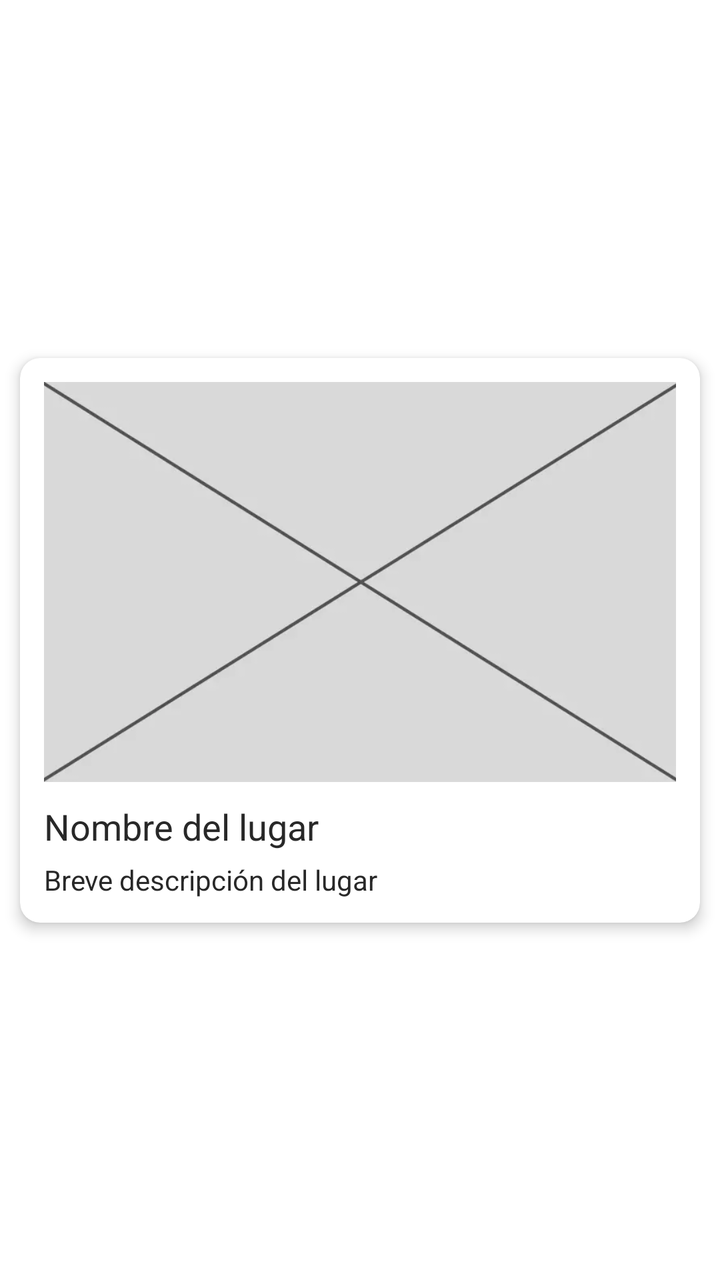
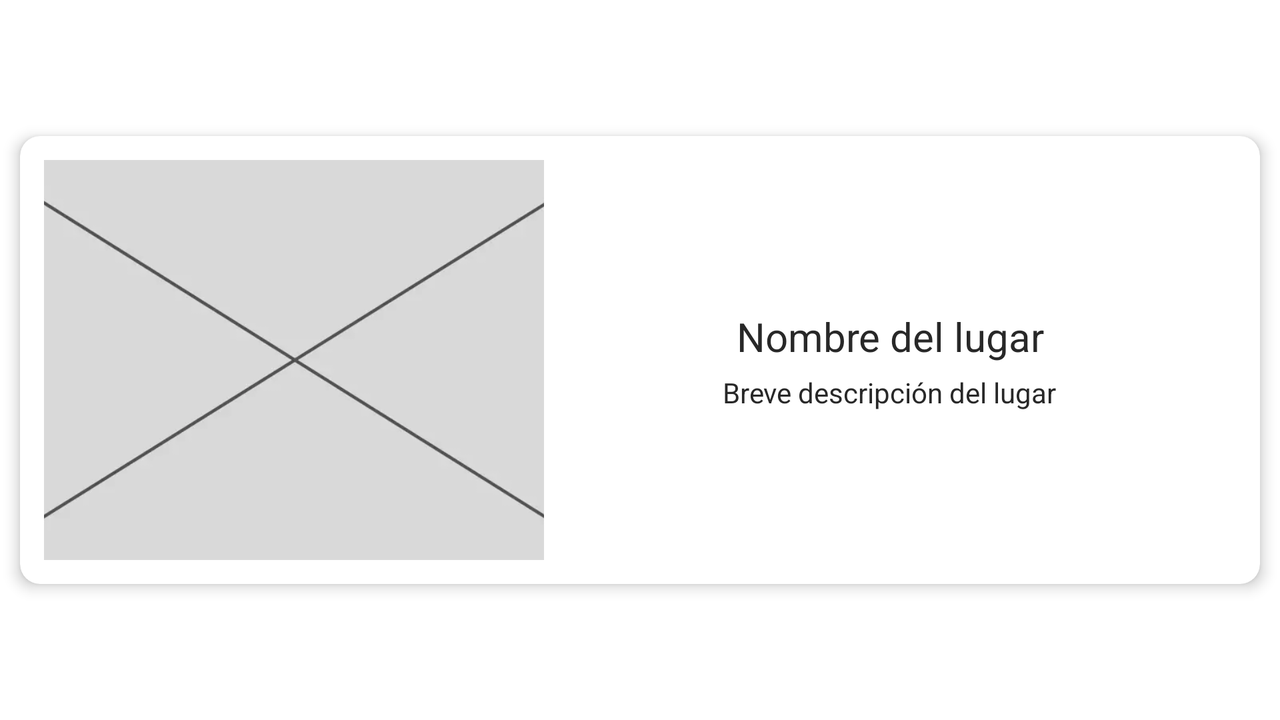

First picture: res/layout/ on a phone held upright. Second picture: the repository's own variant of that layout, on a device whose configuration matches the variant's folder. Source for both follows.
<!-- AndroidManifest.xml: application theme Theme.Turisteo -->
<!-- res/layout/card_place.xml -->
<?xml version="1.0" encoding="utf-8"?>
<androidx.constraintlayout.widget.ConstraintLayout
    xmlns:android="http://schemas.android.com/apk/res/android"
    xmlns:app="http://schemas.android.com/apk/res-auto"
    xmlns:tools="http://schemas.android.com/tools"
    android:layout_width="match_parent"
    android:layout_height="match_parent">

    <androidx.cardview.widget.CardView
        android:id="@+id/idCard"
        android:layout_width="match_parent"
        android:layout_height="wrap_content"
        android:layout_margin="10dp"
        app:cardCornerRadius="10dp"
        app:cardElevation="4dp"
        app:layout_constraintBottom_toBottomOf="parent"
        app:layout_constraintEnd_toEndOf="parent"
        app:layout_constraintStart_toStartOf="parent"
        app:layout_constraintTop_toTopOf="parent">

        <androidx.constraintlayout.widget.ConstraintLayout
            android:id="@+id/container"
            android:layout_width="match_parent"
            android:layout_height="match_parent"
            android:padding="12dp">

            <ImageView
                android:id="@+id/image"
                android:layout_width="match_parent"
                android:layout_height="200dp"
                android:scaleType="centerCrop"
                android:src="@drawable/img_bg"
                app:layout_constraintEnd_toStartOf="parent"
                app:layout_constraintStart_toEndOf="parent"
                app:layout_constraintTop_toTopOf="parent" />

            <TextView
                android:id="@+id/tv_name"
                android:layout_width="match_parent"
                android:layout_height="wrap_content"
                android:layout_marginTop="10dp"
                android:text="Nombre del lugar"
                android:textColor="@color/black"
                android:textSize="18sp"
                app:layout_constraintEnd_toStartOf="parent"
                app:layout_constraintStart_toEndOf="parent"
                app:layout_constraintTop_toBottomOf="@+id/image" />

            <TextView
                android:id="@+id/tv_description"
                android:layout_width="match_parent"
                android:layout_height="wrap_content"
                android:layout_marginTop="5dp"
                android:text="Breve descripción del lugar"
                android:textColor="@color/black"
                app:layout_constraintEnd_toStartOf="parent"
                app:layout_constraintStart_toEndOf="parent"
                app:layout_constraintTop_toBottomOf="@+id/tv_name" />

        </androidx.constraintlayout.widget.ConstraintLayout>

    </androidx.cardview.widget.CardView>

</androidx.constraintlayout.widget.ConstraintLayout>
<!-- resources referenced by this layout -->
<resources>
  <color name="black">#282828</color>
  <!-- drawable img_bg: webp bitmap (drawable-v24, 5444 bytes) -->
  <style name="Theme.Turisteo" parent="Theme.MaterialComponents.DayNight.NoActionBar">
          
          <item name="colorPrimary">@color/primary</item>
          <item name="colorSecondary">@color/secondary</item>
          <item name="colorOnPrimary">@color/white</item>
  
          
          <item name="android:statusBarColor" tools:targetApi="l">?attr/colorSecondary</item>
  
          
          <item name="android:windowContentTransitions">true</item>
      </style>
  <color name="primary">#F65F2F</color>
  <color name="secondary">#E34513</color>
  <color name="white">#FAFAFA</color>
</resources>
<!-- res/layout-land/card_place.xml (the author's variant of the layout above) -->
<!-- drawn on the phone turned sideways -->
<?xml version="1.0" encoding="utf-8"?>
<androidx.constraintlayout.widget.ConstraintLayout
    xmlns:android="http://schemas.android.com/apk/res/android"
    xmlns:app="http://schemas.android.com/apk/res-auto"
    xmlns:tools="http://schemas.android.com/tools"
    android:layout_width="match_parent"
    android:layout_height="match_parent">

    <androidx.cardview.widget.CardView
        android:id="@+id/idCard"
        android:layout_width="match_parent"
        android:layout_height="wrap_content"
        android:layout_margin="10dp"
        app:cardCornerRadius="10dp"
        app:cardElevation="4dp"
        app:layout_constraintBottom_toBottomOf="parent"
        app:layout_constraintEnd_toEndOf="parent"
        app:layout_constraintStart_toStartOf="parent"
        app:layout_constraintTop_toTopOf="parent">

        <androidx.constraintlayout.widget.ConstraintLayout
            android:id="@+id/container"
            android:layout_width="match_parent"
            android:layout_height="match_parent"
            android:padding="12dp">

            <ImageView
                android:id="@+id/image"
                android:layout_width="250dp"
                android:layout_height="200dp"
                android:scaleType="centerCrop"
                android:src="@drawable/img_bg"
                app:layout_constraintStart_toStartOf="parent"
                app:layout_constraintTop_toTopOf="parent"
                app:layout_constraintBottom_toBottomOf="parent"/>

            <LinearLayout
                android:layout_width="0dp"
                android:layout_height="match_parent"
                android:gravity="center"
                android:orientation="vertical"
                android:paddingHorizontal="20dp"
                app:layout_constraintBottom_toBottomOf="parent"
                app:layout_constraintEnd_toEndOf="parent"
                app:layout_constraintStart_toEndOf="@+id/image"
                app:layout_constraintTop_toTopOf="parent">

                <TextView
                    android:id="@+id/tv_name"
                    android:layout_width="wrap_content"
                    android:layout_height="wrap_content"
                    android:text="Nombre del lugar"
                    android:textAlignment="center"
                    android:textColor="@color/black"
                    android:textSize="20sp" />

                <TextView
                    android:id="@+id/tv_description"
                    android:layout_width="wrap_content"
                    android:layout_height="match_parent"
                    android:layout_marginTop="5dp"
                    android:text="Breve descripción del lugar"
                    android:textColor="@color/black"
                    app:layout_constraintTop_toBottomOf="@+id/tv_name" />

            </LinearLayout>

        </androidx.constraintlayout.widget.ConstraintLayout>

    </androidx.cardview.widget.CardView>

</androidx.constraintlayout.widget.ConstraintLayout>
